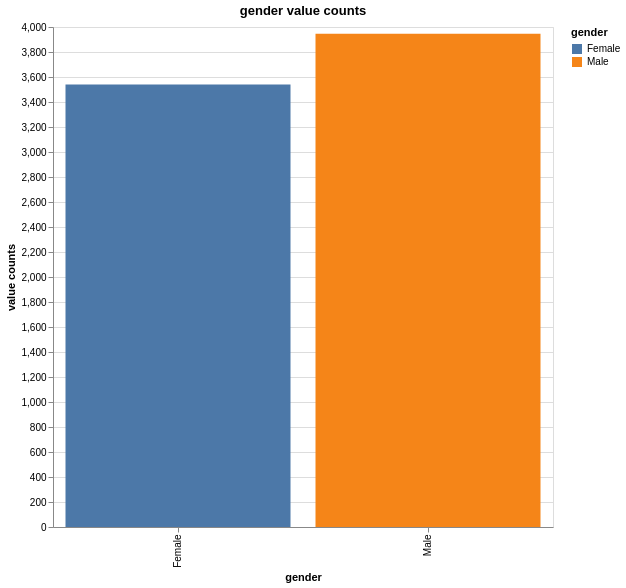

The code cell stored with this chart in its notebook:
### Markdown cell above
## `gender` 
The gender of the individual, with values "Male" or "Female". This is a nominal variable

The most populated group is `Male`

### Code cell
df.group_by('gender').len().rename({'len':'value counts'}).plot.bar(x='gender', y='value counts', color='gender').properties(width=500, height=500, title="gender value counts")

### Figure 1 — Vega-Lite specification as saved in the notebook (floating-point values rounded to 4 significant figures)
{"config": {"view": {"continuousWidth": 300, "continuousHeight": 300}}, "data": {"name": "data-c8f0acc239ee1bf880b686e87e75e1e4"}, "mark": {"type": "bar", "tooltip": true}, "encoding": {"color": {"field": "gender", "type": "nominal"}, "x": {"field": "gender", "type": "nominal"}, "y": {"field": "value counts", "type": "quantitative"}}, "height": 500, "params": [{"name": "param_3", "select": {"type": "interval", "encodings": ["x", "y"]}, "bind": "scales"}], "title": "gender value counts", "width": 500, "$schema": "https://vega.github.io/schema/vega-lite/v5.20.1.json", "datasets": {"data-c8f0acc239ee1bf880b686e87e75e1e4": [{"gender": "Female", "value counts": 3541}, {"gender": "Male", "value counts": 3947}]}}
